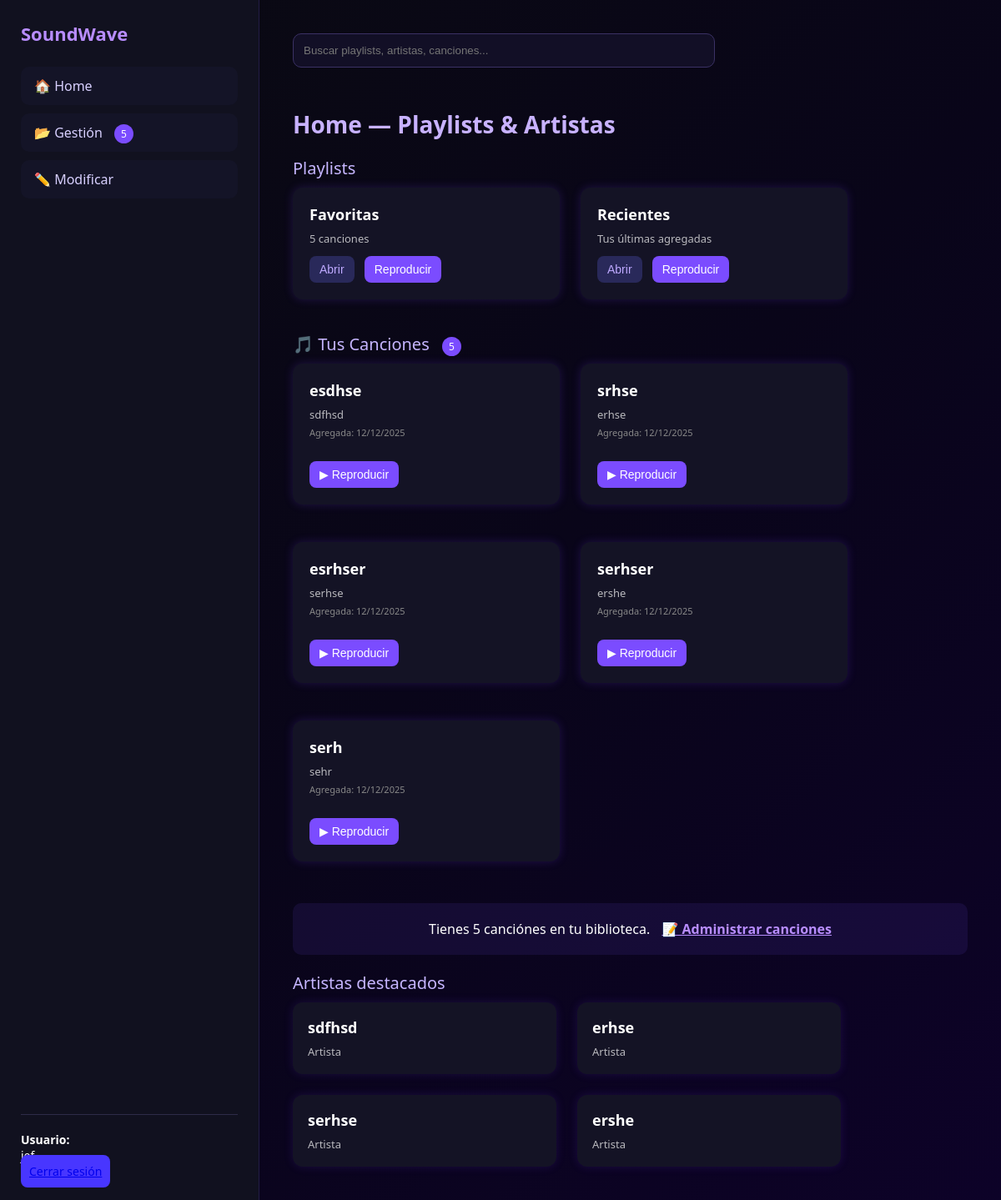
/ (signed in), run on the app's committed database.
### miapp/models.py (models this page shows, shortened)
class Cancion(models.Model):
    titulo = models.CharField(max_length=200)
    artista = models.CharField(max_length=200)
    fecha_creacion = models.DateTimeField(auto_now_add=True)
    usuario = models.ForeignKey(Practica, on_delete=models.CASCADE, related_name='canciones')

### miapp/views.py (the view)
# urls.py: path("", views.primeravista, name="principal"),
def primeravista(request):
    if 'usuario_id' not in request.session:
        return redirect('login')
    usuario_id = request.session['usuario_id']
    canciones_usuario = Cancion.objects.filter(usuario_id=usuario_id)
    context = {
        'user': {
            'username': request.session.get('usuario_nombre', 'Invitado')
        },
        'playlists': [],
        'artistas': [],
        'canciones': canciones_usuario,
    }
    return render(request, '1-vista.html', context)

### miapp/templates/1-vista.html (shortened to what this page needs)
<!DOCTYPE html>
<html lang="es">
<head>
</head>
<body>
<div class="layout">
    <div class="sidebar">
        <div class="brand">SoundWave</div>
        <div class="menu">
            <a href="{% url 'principal' %}">🏠 Home</a>
            <a href="{% url 'gestion' %}">📂 Gestión <span class="contador-canciones">{{ canciones.count }}</span></a>
            <a href="{% url 'modificar' %}">✏️ Modificar</a>
        </div>
        <div class="user-box">
            <strong>Usuario:</strong><br>
            {{ user.username }}<br>
            <a class="logout-btn" href="{% url 'logout' %}">Cerrar sesión</a>
        </div>
    </div>
    <div class="content">
        <input type="text" class="search" placeholder="Buscar playlists, artistas, canciones...">
        <h1>Home — Playlists & Artistas</h1>
        <div class="section-title">Playlists</div>
        <div class="playlist-container">
            <div class="card">
                <div class="card-title">Favoritas</div>
                <div class="card-sub">{{ canciones.count }} canciones</div>
                <button class="btn btn-open">Abrir</button>
                <button class="btn btn-play">Reproducir</button>
            </div>
            <div class="card">
                <div class="card-title">Recientes</div>
                <div class="card-sub">Tus últimas agregadas</div>
                <button class="btn btn-open">Abrir</button>
                <button class="btn btn-play">Reproducir</button>
            </div>
        </div>
        <div class="section-title">🎵 Tus Canciones <span class="contador-canciones">{{ canciones.count }}</span></div>
        {% if canciones %}
        <div class="playlist-container">
            {% for cancion in canciones %}
            <div class="card">
                <div class="card-title">{{ cancion.titulo }}</div>
                <div class="card-sub">{{ cancion.artista }}</div>
                <div style="font-size: 11px; color: #888; margin-top: 5px;">
                    Agregada: {{ cancion.fecha_creacion|date:"d/m/Y" }}
                </div>
                <div style="margin-top: 15px;">
                    <button class="btn btn-play"
                            onclick="reproducir('{{ cancion.titulo }}', '{{ cancion.artista }}')">
                        ▶ Reproducir
                    </button>
                </div>
            </div>
            {% endfor %}
        </div>
        <div style="text-align: center; margin-top: 30px; padding: 20px; background: rgba(123, 76, 255, 0.1); border-radius: 10px;">
            <p style="margin: 0;">
                Tienes {{ canciones.count }} canción{{ canciones.count|pluralize:"es" }} en tu biblioteca.
                <a href="{% url 'gestion' %}" style="color: #b88dff; font-weight: bold; margin-left: 10px;">
                    📝 Administrar canciones
                </a>
            </p>
        </div>
        {% endif %}
        <div class="section-title">Artistas destacados</div>
        <div class="playlist-container">
            {% if canciones %}
                {% for cancion in canciones|slice:":4" %}
                <div class="artist-card">
                    <div class="card-title">{{ cancion.artista }}</div>
                    <div class="card-sub">Artista</div>
                </div>
                {% endfor %}
            {% else %}
                <div class="artist-card">
                    <div class="card-title">Artistas</div>
                    <div class="card-sub">Agrega canciones para ver artistas</div>
                </div>
            {% endif %}
        </div>
    </div>
</div>
</body>
</html>

### miapp/templates/1-vista.html (style rules this page uses)
body { margin: 0; font-family: 'Segoe UI', sans-serif; background: linear-gradient(135deg, #0a0a12, #090519, #0d0228); color: white; }
.layout { display: flex; height: 100vh; }
.sidebar { width: 260px; background: #11111f; padding: 25px; display: flex; flex-direction: column; gap: 25px; border-right: 1px solid #221c45; }
.brand { font-size: 22px; font-weight: bold; color: #b88dff; }
.menu a { display: block; padding: 12px 16px; margin-bottom: 10px; border-radius: 10px; text-decoration: none; color: #d8d0ff; background: #141427; transition: 0.2s; }
.user-box { margin-top: auto; padding-top: 20px; border-top: 1px solid #2e2b48; font-size: 14px; }
.logout-btn { margin-top: 10px; background: #4836ff; padding: 10px; border-radius: 8px; text-align: center; cursor: pointer; }
.content { flex: 1; padding: 40px; overflow-y: auto; }
h1 { font-size: 28px; font-weight: 600; margin-bottom: 20px; color: #c8b2ff; }
.search { width: 100%; max-width: 480px; padding: 12px; border-radius: 10px; border: 1px solid #3b3165; background: #120f26; color: #d6caff; outline: none; margin-bottom: 30px; }
.section-title { font-size: 20px; margin: 20px 0 10px 0; color: #c6b6ff; }
.card { background: #141325; padding: 20px; border-radius: 12px; width: 280px; box-shadow: 0 0 12px rgba(120, 70, 255, 0.2); margin-bottom: 20px; }
.playlist-container { display: flex; flex-wrap: wrap; gap: 25px; }
.card-title { font-size: 18px; font-weight: 600; margin-bottom: 8px; }
.card-sub { font-size: 13px; opacity: 0.7; }
.btn { padding: 8px 12px; margin-top: 12px; margin-right: 8px; border-radius: 8px; cursor: pointer; border: none; font-size: 14px; }
.btn-open { background: #29295a; color: #bfaaff; }
.btn-play { background: #7b4cff; color: white; }
.artist-card { background: #141325; padding: 18px; border-radius: 12px; width: 280px; box-shadow: 0 0 12px rgba(120, 70, 255, 0.15); }
.contador-canciones { background: #7b4cff; color: white; padding: 3px 8px; border-radius: 12px; font-size: 12px; margin-left: 10px; }

### data on the page
Cancion: titulo "esdhse", artista "sdfhsd", fecha_creacion "12/12/2025"
Cancion: titulo "srhse", artista "erhse", fecha_creacion "12/12/2025"
Cancion: titulo "esrhser", artista "serhse", fecha_creacion "12/12/2025"
Cancion: titulo "serhser", artista "ershe", fecha_creacion "12/12/2025"
Cancion: titulo "serh", artista "sehr", fecha_creacion "12/12/2025"

### other printed values
{{ canciones.count }} "5"
{{ user.username }} "jef"
